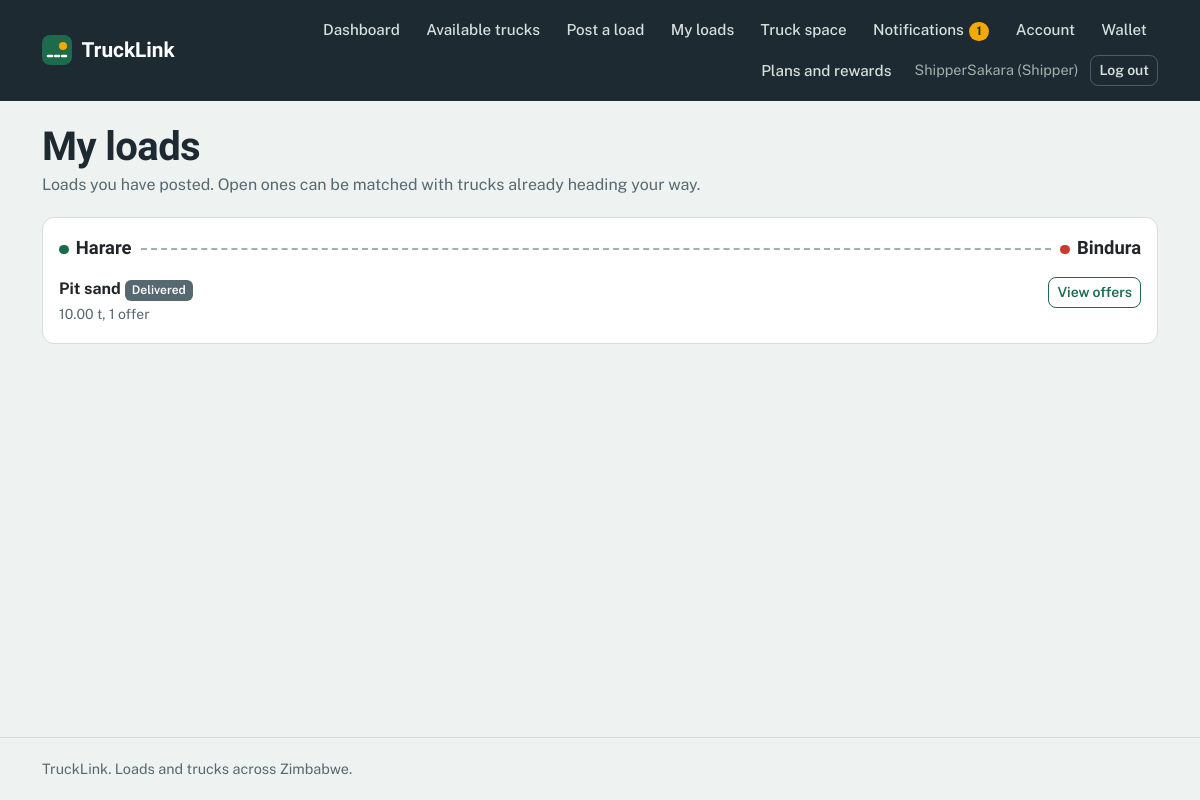
Page /loads/mine/ (signed in) on the committed database.
### accounts/models.py (models this page shows, shortened)
class Profile(models.Model):
    ROLE_CHOICES = [
        ('shipper', 'Shipper (I have loads)'),
        ('transporter', 'Transporter (I have trucks)'),
    ]
    user = models.OneToOneField(settings.AUTH_USER_MODEL, on_delete=models.CASCADE)
    role = models.CharField(max_length=20, choices=ROLE_CHOICES)
    phone = models.CharField(max_length=20, blank=True)
    both_roles = models.BooleanField(default=False)

### loads/models.py (models this page shows, shortened)
class Load(models.Model):
    STATUS_CHOICES = [
        ('open', 'Open'),
        ('booked', 'Booked'),
        ('delivered', 'Delivered'),
        ('expired', 'Expired'),
    ]
    CARGO_CHOICES = [
        ('general', 'General cargo'),
        ('bulk', 'Bulk'),
        ('perishable', 'Perishable'),
        ('fragile', 'Fragile'),
        ('hazardous', 'Hazardous'),
        ('livestock', 'Livestock'),
    ]
    URGENCY_CHOICES = [
        ('standard', 'Standard (1 to 3 days)'),
        ('urgent', 'Urgent (same day)'),
        ('scheduled', 'Scheduled (fixed date)'),
    ]
    TRUCK_NEEDED_CHOICES = [('any', 'Any truck')] + Truck.TYPE_CHOICES
    shipper = models.ForeignKey(settings.AUTH_USER_MODEL, on_delete=models.CASCADE,
                                related_name='loads', null=True, blank=True)
    title = models.CharField(max_length=100)
    pickup = models.CharField(max_length=100)
    destination = models.CharField(max_length=100)
    cargo_type = models.CharField(max_length=20, choices=CARGO_CHOICES, default='general')
    weight_tonnes = models.DecimalField(max_digits=6, decimal_places=2)
    truck_type_needed = models.CharField(max_length=20, choices=TRUCK_NEEDED_CHOICES, default='any')
    offered_price = models.DecimalField(max_digits=10, decimal_places=2)
    urgency = models.CharField(max_length=20, choices=URGENCY_CHOICES, default='standard')
    pickup_date = models.DateField(null=True, blank=True)
    description = models.TextField(blank=True, default='')
    insured = models.BooleanField(default=False)
    insurance_provider = models.CharField(max_length=100, blank=True, default='')
    coverage_amount = models.DecimalField(max_digits=12, decimal_places=2, null=True, blank=True)
    status = models.CharField(max_length=20, choices=STATUS_CHOICES, default='open')
    created_at = models.DateTimeField(auto_now_add=True)

### loads/views.py (the view)
# urls.py: path('mine/', views.my_loads, name='my_loads'),
@login_required
def my_loads(request):
    if _role(request.user) != 'shipper':
        return redirect('home')
    run_housekeeping()
    loads = Load.objects.filter(shipper=request.user).order_by('-created_at')
    return render(request, 'loads/my_loads.html', {'loads': loads})

### accounts/templatetags/notify_tags.py (called while the page is built)
@register.simple_tag
def unread_count(user):
    if not user.is_authenticated:
        return 0
    return user.notifications.filter(is_read=False).count()

### loads/services.py (called while the page is built, shortened)
def deadline_hours():
    return getattr(settings, 'PAYMENT_DEADLINE_HOURS', 24)

def expire_loads():
    stale = Load.objects.filter(status='open', pickup_date__lt=timezone.localdate())

def release_unpaid_bookings():
    cutoff = timezone.now() - timedelta(hours=deadline_hours())
    late = (Offer.objects
            .filter(status='accepted', accepted_at__lt=cutoff, load__status='booked')
            .select_related('load', 'load__shipper', 'transporter'))

def run_housekeeping():
    expire_loads()
    release_unpaid_bookings()

### loads/views.py (called while the page is built)
def _role(user):
    profile = getattr(user, 'profile', None)
    return profile.role if profile else None

### loads/templates/loads/my_loads.html (shortened to what this page needs)
{% extends 'base.html' %}
{% block content %}
<div class="page-head">
  <h1>My loads</h1>
  <p class="muted mb-0">Loads you have posted. Open ones can be matched with trucks already heading your way.</p>
</div>
{% for load in loads %}
<div class="card mb-2">
  <div class="card-body">
    <div class="route"><span class="town">{{ load.pickup }}</span><span class="line"></span><span class="town">{{ load.destination }}</span></div>
    <div class="d-flex justify-content-between align-items-start flex-wrap gap-2">
      <div>
        <strong>{{ load.title }}</strong>
        <span class="badge bg-secondary">{{ load.get_status_display }}</span><br>
        <span class="small muted">{{ load.weight_tonnes }} t, {{ load.offers.count }} offer{{ load.offers.count|pluralize }}</span>
      </div>
      <div class="d-flex flex-wrap gap-2">
        <a href="{% url 'load_detail' load.pk %}" class="btn btn-sm btn-outline-primary">View offers</a>
      </div>
    </div>
  </div>
</div>
{% empty %}
<div class="empty">You have not posted any loads yet. <a href="{% url 'post_load' %}">Post your first load</a>.</div>
{% endfor %}
{% endblock %}

### accounts/templates/base.html (shortened to what this page needs)
{% load notify_tags static %}
<!DOCTYPE html>
<html lang="en">
<head>
  <link href="https://cdn.jsdelivr.net/npm/bootstrap@5.3.3/dist/css/bootstrap.min.css" rel="stylesheet">
</head>
<body>
  {% unread_count user as unread %}
  <header class="topbar">
    <div class="container topbar-inner">
      <a href="{% url 'home' %}" class="brand">
        <svg width="30" height="30" viewBox="0 0 30 30" aria-hidden="true"><rect width="30" height="30" rx="8" fill="#1C6B4A"/><path d="M6 21 L24 21" stroke="#fff" stroke-width="2.5" stroke-dasharray="4 3" stroke-linecap="round"/><circle cx="21" cy="11" r="4" fill="#F5A800"/></svg>
        <span>TruckLink</span>
      </a>
      <nav class="navlinks" aria-label="Main">
        {% if user.is_authenticated %}
          <a class="navlink" href="{% url 'dashboard' %}">Dashboard</a>
          {% if user.profile.role == 'shipper' %}
            <a class="navlink" href="{% url 'truck_list' %}">Available trucks</a>
            <a class="navlink" href="{% url 'post_load' %}">Post a load</a>
            <a class="navlink" href="{% url 'my_loads' %}">My loads</a>
            <a class="navlink" href="{% url 'space_list' %}">Truck space</a>
          {% else %}
            <a class="navlink" href="{% url 'load_list' %}">Loads</a>
            <a class="navlink" href="{% url 'truck_list' %}">Trucks</a>
          {% endif %}
          <a class="navlink" href="{% url 'notifications' %}">Notifications{% if unread %}<span class="count">{{ unread }}</span>{% endif %}</a>
          <a class="navlink" href="{% url 'account' %}">Account</a>
                    <a class="navlink" href="{% url 'wallet_home' %}">Wallet</a>
                              <a class="navlink" href="{% url 'growth_hub' %}">Plans and rewards</a>
          <span class="userchip">{{ user.username }}{% if user.profile %} ({{ user.profile.role|title }}){% endif %}</span>
          <form method="post" action="{% url 'logout' %}" class="d-inline">
            <button type="submit" class="btn btn-sm btn-nav">Log out</button>
          </form>
        {% else %}
          <a class="navlink" href="{% url 'login' %}">Log in</a>
          <a class="btn btn-sm btn-warning" href="{% url 'register' %}">Register</a>
        {% endif %}
      </nav>
    </div>
  </header>
  <main id="main">
    <div class="container">
      {% block content %}{% endblock %}
    </div>
  </main>
  <footer class="footer">
    <div class="container">TruckLink. Loads and trucks across Zimbabwe.</div>
  </footer>
</body>
</html>

### accounts/templates/base.html (style rules this page uses)
:root { --asphalt:#1E2A32; --mist:#EEF2F1; --paper:#FFFFFF; --msasa:#1C6B4A; --msasa-dark:#14513A; --msasa-tint:#E1F0E9; --amber:#F5A800; --amber-tint:#FFF1CC; --brake:#C93A2B; --brake-tint:#FBE5E1; --line:#D5DDDA; --muted:#566870; --bs-primary-rgb:28,107,74; --bs-success-rgb:28,107,74; --bs-warning-rgb:245,168,0; --bs-danger-rgb:201,58,43; --bs-secondary-rgb:86,104,112; }
body { font-family:'Public Sans',system-ui,-apple-system,'Segoe UI',sans-serif; background:var(--mist); color:var(--asphalt); line-height:1.55; min-height:100vh; display:flex; flex-direction:column; }
main { flex:1; }
h1,h2,h3,h4,.display-font { font-family:'Bricolage Grotesque','Public Sans',sans-serif; font-weight:700; letter-spacing:-.015em; line-height:1.1; }
main h1 { margin-top:1.5rem; }
a { color:var(--msasa); }
.muted { color:var(--muted); }
.topbar { background:var(--asphalt); color:#fff; }
.topbar-inner { display:flex; align-items:center; justify-content:space-between; gap:1rem; padding-top:.75rem; padding-bottom:.75rem; }
.brand { display:flex; align-items:center; gap:.6rem; color:#fff; text-decoration:none; font-family:'Bricolage Grotesque',sans-serif; font-weight:700; font-size:1.3rem; }
.navlinks { display:flex; align-items:center; gap:.25rem; flex-wrap:wrap; justify-content:flex-end; }
.navlink { color:#D7E0DD; text-decoration:none; padding:.4rem .7rem; border-radius:8px; font-weight:500; font-size:.95rem; }
.userchip { color:#9FB2AC; font-size:.9rem; padding:0 .5rem; }
.count { display:inline-block; min-width:1.3rem; padding:0 .4rem; border-radius:999px; background:var(--amber); color:var(--asphalt); font-size:.75rem; font-weight:700; text-align:center; margin-left:.3rem; }
.btn { border-radius:8px; font-weight:600; }
.btn-outline-primary { --bs-btn-color:#1C6B4A; --bs-btn-border-color:#1C6B4A; --bs-btn-hover-color:#fff; --bs-btn-hover-bg:#1C6B4A; --bs-btn-hover-border-color:#1C6B4A; --bs-btn-active-color:#fff; --bs-btn-active-bg:#14513A; --bs-btn-active-border-color:#14513A; }
.btn-nav { --bs-btn-color:#D7E0DD; --bs-btn-border-color:#4B5C66; --bs-btn-hover-color:#fff; --bs-btn-hover-bg:rgba(255,255,255,.1); --bs-btn-hover-border-color:#9FB2AC; --bs-btn-active-color:#fff; --bs-btn-active-bg:rgba(255,255,255,.15); }
.card { border:1px solid var(--line); border-radius:12px; background:var(--paper); box-shadow:none; }
.badge { border-radius:6px; font-weight:600; padding:.35em .6em; }
.route { display:flex; align-items:center; gap:.6rem; margin-bottom:.9rem; }
.route .town { font-family:'Bricolage Grotesque',sans-serif; font-weight:700; font-size:1.15rem; white-space:nowrap; }
.route .town::before { content:""; display:inline-block; width:.6rem; height:.6rem; border-radius:50%; margin-right:.45rem; background:var(--msasa); }
.route .town:last-child::before { background:var(--brake); }
.route .line { flex:1; min-width:24px; border-top:2px dashed #9FB2AC; }
.page-head { margin:1.5rem 0 1.25rem; }
.page-head h1 { font-size:clamp(1.75rem,4vw,2.5rem); margin:0 0 .25rem; }
.footer { border-top:1px solid var(--line); color:var(--muted); padding:1.25rem 0; margin-top:2rem; font-size:.9rem; }

### rows in the picture
Load: pickup "Harare", destination "Bindura", title "Pit sand", status "Delivered", weight_tonnes "10.00", offers.count "1"

### other values in the picture
{{ unread }} "1"
{{ user.username }} "ShipperSakara"
{{ user.profile.role|title }} "Shipper"
